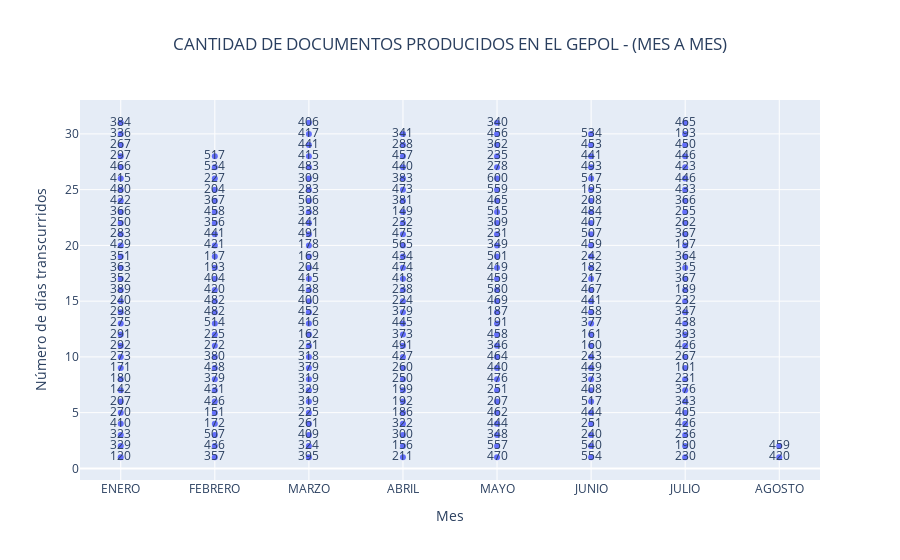

Notebook code cell kept with this figure:
### Markdown cell above
### Scatterplot chart ordeded - (Days transcurred month to month)

### Code cell
# Crear el scatter plot
fig = px.scatter(data_frame=data, x='Mes', y='Dia', text='Cantidad', title='CANTIDAD DE DOCUMENTOS PRODUCIDOS EN EL GEPOL - (MES A MES)')

# Cambiar nombre de los ejes
fig.update_xaxes(title_text='Mes')
fig.update_yaxes(title_text='Número de días transcurridos')

# Centrar el título
fig.update_layout(title_x=0.5)

# Mostrar la gráfica
fig.show()

### Figure 1 — Plotly figure (JSON) as saved in the notebook; plotly's stock layout.template omitted (floating-point values rounded to 4 significant figures; data arrays with more than 128 entries replaced by an {"elided": "..."} marker saying what was removed)
{"data": [{"hovertemplate": "Mes=%{x}<br>Dia=%{y}<br>Cantidad=%{text}<extra></extra>", "legendgroup": "", "marker": {"color": "#636efa", "symbol": "circle"}, "mode": "markers+text", "name": "", "orientation": "v", "showlegend": false, "text": {"elided": "214 int values"}, "type": "scatter", "x": {"elided": "214 str values"}, "xaxis": "x", "y": {"elided": "214 int values"}, "yaxis": "y"}], "layout": {"legend": {"tracegroupgap": 0}, "title": {"text": "CANTIDAD DE DOCUMENTOS PRODUCIDOS EN EL GEPOL - (MES A MES)", "x": 0.5}, "xaxis": {"anchor": "y", "domain": [0, 1], "title": {"text": "Mes"}}, "yaxis": {"anchor": "x", "domain": [0, 1], "title": {"text": "Número de días transcurridos"}}}}
